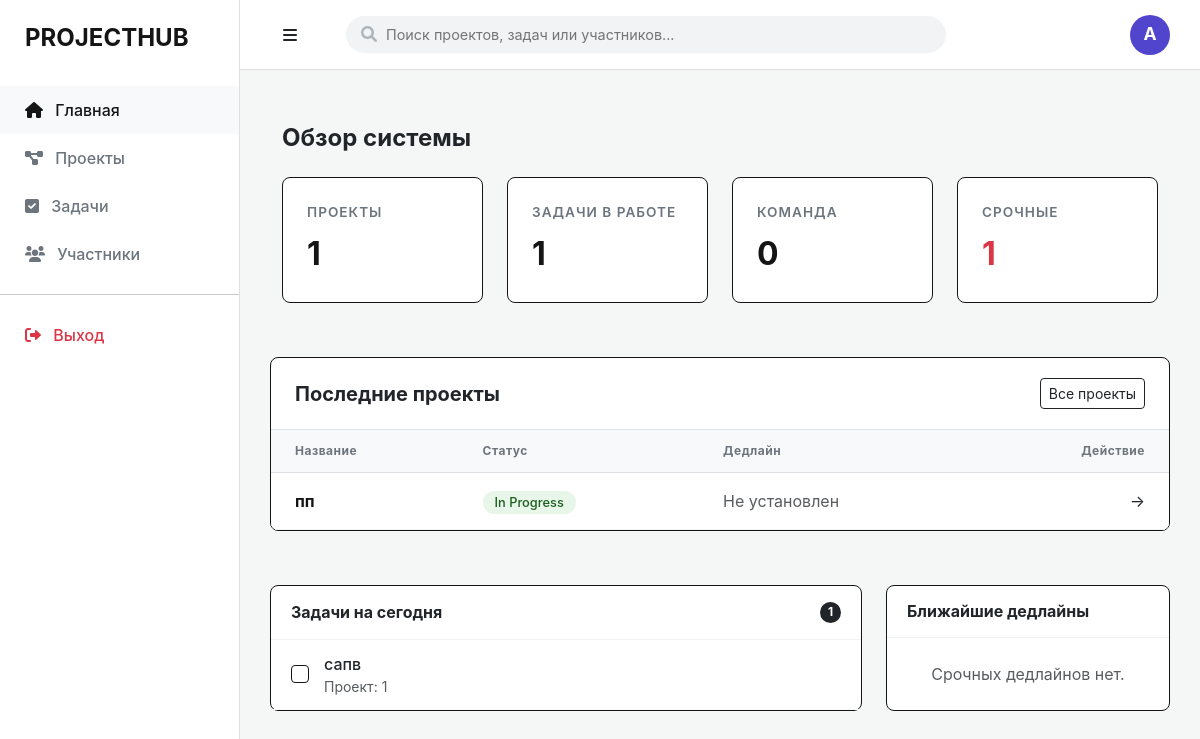
Before: / with the older database file.
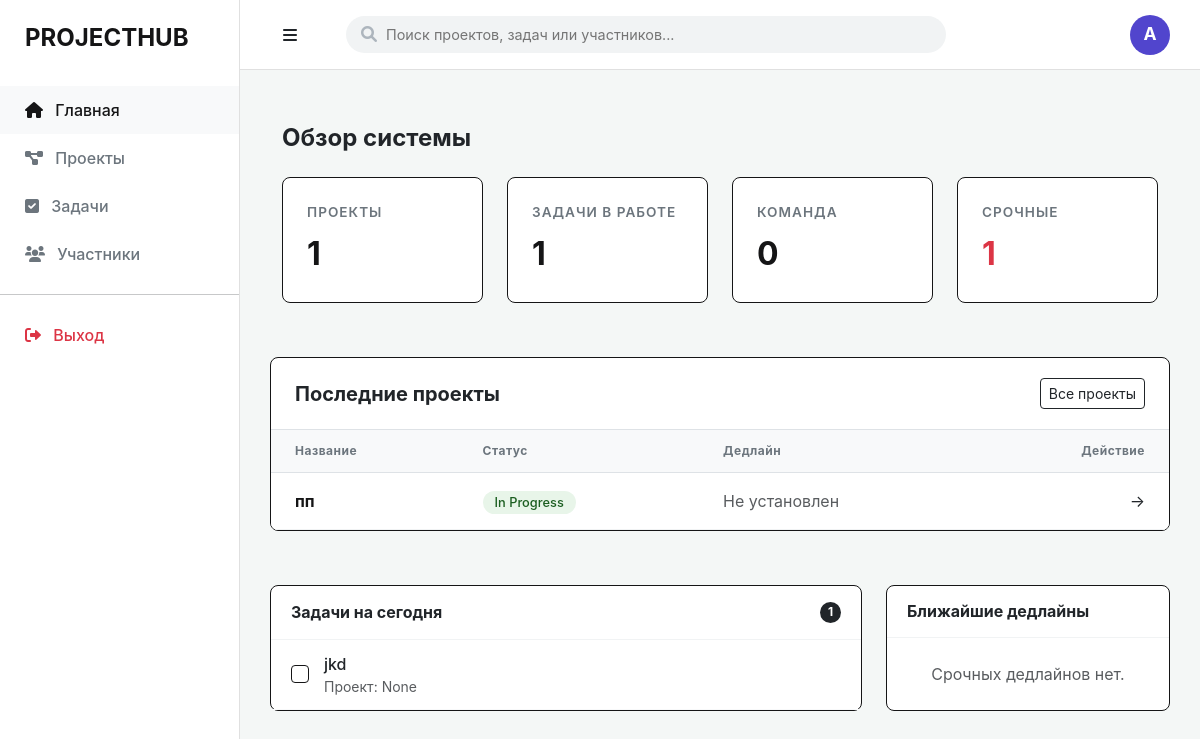
After: the same page with the newer database file.
### app/models/project.py (models this page shows)
class Project(Base):
    __tablename__ = "projects"
    id = Column(Integer, primary_key=True, index=True)
    title = Column(String, nullable=False)
    description = Column(Text)
    status = Column(String, default="In Progress")
    deadline = Column(DateTime, nullable=True) # Новое поле для даты
    created_at = Column(DateTime, default=datetime.utcnow)

### app/models/task.py (models this page shows)
class Task(Base):
    __tablename__ = "tasks"
    id = Column(Integer, primary_key=True, index=True)
    title = Column(String)
    status = Column(String, default="To Do")
    deadline = Column(Date, nullable=True)
    project_id = Column(Integer, ForeignKey("projects.id"))

### app/main.py (the view)
@app.get("/")
def read_root(request: Request, db: Session = Depends(get_db)):
    total_projects = db.query(Project).count()
    active_tasks_count = db.query(Task).filter(Task.status != "Done").count()
    total_users = db.query(User).count()
    today = date.today()
    recent_projects = db.query(Project).order_by(Project.id.desc()).limit(5).all()
    tasks_today = db.query(Task).filter(Task.status != "Done").limit(5).all()
    upcoming_deadlines = db.query(Project).filter(
        Project.deadline >= today
    ).order_by(Project.deadline.asc()).limit(3).all()
    return templates.TemplateResponse("index.html", {
        "request": request,
        "stats": {
            "projects": total_projects,
            "tasks": active_tasks_count,
            "users": total_users,
            "urgent": active_tasks_count
        },
        "recent_projects": recent_projects,
        "tasks_today": tasks_today,
        "upcoming_deadlines": upcoming_deadlines
    })

### templates/index.html (shortened to what this page needs)
{% extends "base.html" %}
{% block content %}
<div class="container-fluid py-4">
    <div class="mb-4">
        <h2 class="h4 fw-bold">Обзор системы</h2>
    </div>
    <div class="row g-4">
        <div class="col-md-3">
            <div class="stat-card">
                <span class="stat-label text-uppercase">Проекты</span>
                <span class="stat-value">{{ stats.projects }}</span>
            </div>
        </div>
        <div class="col-md-3">
            <div class="stat-card">
                <span class="stat-label text-uppercase">Задачи в работе</span>
                <span class="stat-value">{{ stats.tasks }}</span>
            </div>
        </div>
        <div class="col-md-3">
            <div class="stat-card">
                <span class="stat-label text-uppercase">Команда</span>
                <span class="stat-value">{{ stats.users }}</span>
            </div>
        </div>
        <div class="col-md-3">
            <div class="stat-card">
                <span class="stat-label text-uppercase">Срочные</span>
                <span class="stat-value text-danger">{{ stats.urgent }}</span>
            </div>
        </div>
    </div>
</div>
<div class="recent-section">
    <div class="section-header">
        <h3 class="h5 mb-0 fw-bold">Последние проекты</h3>
        <a href="/projects" class="btn btn-sm btn-outline-dark">Все проекты</a>
    </div>
    <div class="table-responsive">
        <table class="table mb-0">
            <thead>
                <tr>
                    <th>Название</th>
                    <th>Статус</th>
                    <th>Дедлайн</th>
                    <th class="text-end">Действие</th>
                </tr>
            </thead>
            <tbody>
                {% for project in recent_projects %}
                <tr>
                    <td class="fw-bold">{{ project.title }}</td>
                    <td>
                        <span class="status-pill {% if project.status == 'Active' %}status-active{% else %}status-new{% endif %}">
                            {{ project.status or 'Новый' }}
                        </span>
                    </td>
                    <td class="text-muted">
                        {{ project.deadline.strftime('%d.%m.%Y') if project.deadline else 'Не установлен' }}
                    </td>
                    <td class="text-end">
                        <a href="/projects" class="text-decoration-none text-dark">→</a>
                    </td>
                </tr>
                {% else %}
                <tr>
                    <td colspan="4" class="text-center py-5 text-muted">
                        У вас пока нет созданных проектов.
                    </td>
                </tr>
                {% endfor %}
            </tbody>
        </table>
    </div>
</div>
<div class="row dashboard-lower-grid g-4">
    <div class="col-lg-8">
        <div class="info-block">
            <div class="info-header d-flex justify-content-between align-items-center">
                <h3 class="h6 mb-0 fw-bold">Задачи на сегодня</h3>
                <span class="badge rounded-pill bg-dark">{{ tasks_today|length }}</span>
            </div>
            <div class="info-body">
                {% for task in tasks_today %}
                <div class="task-item">
                    <div class="task-checkbox"></div>
                    <div class="d-flex flex-column">
                        <span class="fw-medium">{{ task.title }}</span>
                        <small class="text-muted">Проект: {{ task.project_id }}</small>
                    </div>
                </div>
                {% else %}
                <div class="p-4 text-center text-muted">На сегодня задач нет. Отдохните!</div>
                {% endfor %}
            </div>
        </div>
    </div>
    <div class="col-lg-4">
        <div class="info-block">
            <div class="info-header">
                <h3 class="h6 mb-0 fw-bold">Ближайшие дедлайны</h3>
            </div>
            <div class="info-body">
                {% for proj in upcoming_deadlines %}
                <div class="deadline-item {% if loop.first %}deadline-urgent{% endif %}">
                    <div class="fw-bold d-block">{{ proj.title }}</div>
                    <small class="text-danger fw-bold">
                        {{ proj.deadline.strftime('%d %b') if proj.deadline else '—' }}
                    </small>
                </div>
                {% else %}
                <div class="p-4 text-center text-muted">Срочных дедлайнов нет.</div>
                {% endfor %}
            </div>
        </div>
    </div>
</div>
{% endblock %}

### templates/base.html (shortened to what this page needs)
<!DOCTYPE html>
<html lang="ru">
<head>
    <link href="https://cdn.jsdelivr.net/npm/bootstrap@5.3.0/dist/css/bootstrap.min.css" rel="stylesheet">
    <link rel="stylesheet" href="https://cdnjs.cloudflare.com/ajax/libs/font-awesome/6.0.0/css/all.min.css">
</head>
<body>
    <div class="sidebar" id="sidebar">
        <div class="sidebar-brand text-uppercase">ProjectHub</div>
        <nav class="nav flex-column">
            <a class="nav-link active" href="/"><i class="fas fa-home me-2"></i> Главная</a>
            <a class="nav-link" href="/projects"><i class="fas fa-project-diagram me-2"></i> Проекты</a>
            <a class="nav-link" href="/tasks"><i class="fas fa-check-square me-2"></i> Задачи</a>
            <a class="nav-link" href="/users"><i class="fas fa-users me-2"></i> Участники</a>
            <hr>
            <a class="nav-link text-danger" href="#"><i class="fas fa-sign-out-alt me-2"></i> Выход</a>
        </nav>
    </div>
    <div class="topbar" id="topbar">
        <button class="btn me-3" id="toggleBtn">
            <i class="fas fa-bars"></i>
        </button>
        <div class="search-container" id="searchContainer">
            <form action="/search" method="get" id="searchForm">
                <div class="search-input-group">
                    <i class="fas fa-search"></i>
                    <input type="text" id="searchInput" name="q" class="custom-search-input" placeholder="Поиск проектов, задач или участников..." autocomplete="off">
                </div>
            </form>
        </div>
        <div class="ms-auto dropdown profile-dropdown">
            <a href="#" class="d-flex align-items-center text-decoration-none dropdown-toggle" id="profileMenu" data-bs-toggle="dropdown" aria-expanded="false">
                <div class="profile-avatar">A</div>
            </a>
        </div>
    </div>
    <div class="main-content" id="mainContent">
        {% block content %}{% endblock %}
    </div>
</body>
</html>

### templates/base.html (style rules this page uses)
:root { --sidebar-width: 240px; --topbar-height: 70px; --neutral-dark: #151516; --neutral-gray: #6c757d; }
body { background-color: #f4f7f6; font-family: 'Inter', sans-serif; margin: 0; overflow-x: hidden; }
.sidebar { width: var(--sidebar-width); height: 100vh; position: fixed; left: 0; top: 0; background: #ffffff; border-right: 1px solid #e0e0e0; padding-top: 20px; z-index: 1050; transition: transform 0.3s ease; }
.sidebar-brand { padding: 0 25px 30px; font-size: 1.5rem; font-weight: 700; color: var(--neutral-dark); }
.nav-link { padding: 12px 25px; color: var(--neutral-gray); font-weight: 500; transition: all 0.3s; text-decoration: none; display: block; }
.nav-link:hover, .nav-link.active { color: var(--neutral-dark); background: #f8f9fa; }
.topbar { height: var(--topbar-height); margin-left: var(--sidebar-width); background: #ffffff; border-bottom: 1px solid #e0e0e0; display: flex; align-items: center; padding: 0 30px; position: sticky; top: 0; z-index: 1000; transition: margin-left 0.3s ease; }
.search-container { flex-grow: 1; max-width: 600px; margin-left: 20px; position: relative; }
.search-input-group { position: relative; display: flex; align-items: center; }
.search-input-group i { position: absolute; left: 15px; color: #adb5bd; }
.custom-search-input { width: 100%; padding: 8px 10px 8px 40px; background: #f1f3f4; border: none; border-radius: 20px; font-size: 0.9rem; outline: none; }
.profile-dropdown .dropdown-toggle::after { display: none; }
.profile-avatar { width: 40px; height: 40px; background-color: #5145cd; border-radius: 50%; color: white; display: flex; align-items: center; justify-content: center; font-weight: bold; font-size: 1.1rem; }
.main-content { margin-left: var(--sidebar-width); padding: 30px; min-height: calc(100vh - var(--topbar-height)); transition: margin-left 0.3s ease; }

### templates/index.html (style rules this page uses)
.stat-card { background-color: #ffffff; border: 1px solid #151516; border-radius: 8px; padding: 24px; transition: transform 0.2s, box-shadow 0.2s; height: 100%; }
.stat-label { font-size: 0.85rem; text-uppercase: uppercase; letter-spacing: 1px; color: #6c757d; font-weight: 600; margin-bottom: 8px; display: block; }
.stat-value { font-size: 2rem; font-weight: 700; color: #151516; display: block; }
.recent-section { background-color: #ffffff; border: 1px solid #151516; border-radius: 8px; margin-top: 30px; padding: 0; overflow: hidden; }
.section-header { padding: 20px 24px; border-bottom: 1px solid #dee2e6; display: flex; justify-content: space-between; align-items: center; }
.table thead th { background-color: #f8f9fa; text-uppercase: uppercase; font-size: 0.75rem; letter-spacing: 0.5px; color: #6c757d; border-top: none; padding: 12px 24px; }
.table tbody td { padding: 16px 24px; vertical-align: middle; color: #151516; border-bottom: 1px solid #f1f3f4; }
.status-pill { padding: 4px 12px; border-radius: 20px; font-size: 0.8rem; font-weight: 500; }
.status-new { background-color: #e8f5e9; color: #1b5e20; }
.dashboard-lower-grid { margin-top: 30px; }
.info-block { background-color: #ffffff; border: 1px solid #151516; border-radius: 8px; height: 100%; display: flex; flex-direction: column; }
.info-header { padding: 16px 20px; border-bottom: 1px solid #f1f3f4; }
.info-body { padding: 0; }
.task-item { display: flex; align-items: center; padding: 12px 20px; border-bottom: 1px solid #f8f9fa; transition: background 0.2s; }
.task-checkbox { width: 18px; height: 18px; border: 1px solid #151516; border-radius: 4px; margin-right: 15px; cursor: pointer; }

Changed rows visible on the page:
changed Task: title "сапв" → "jkd"; project_id "1" → "None"
